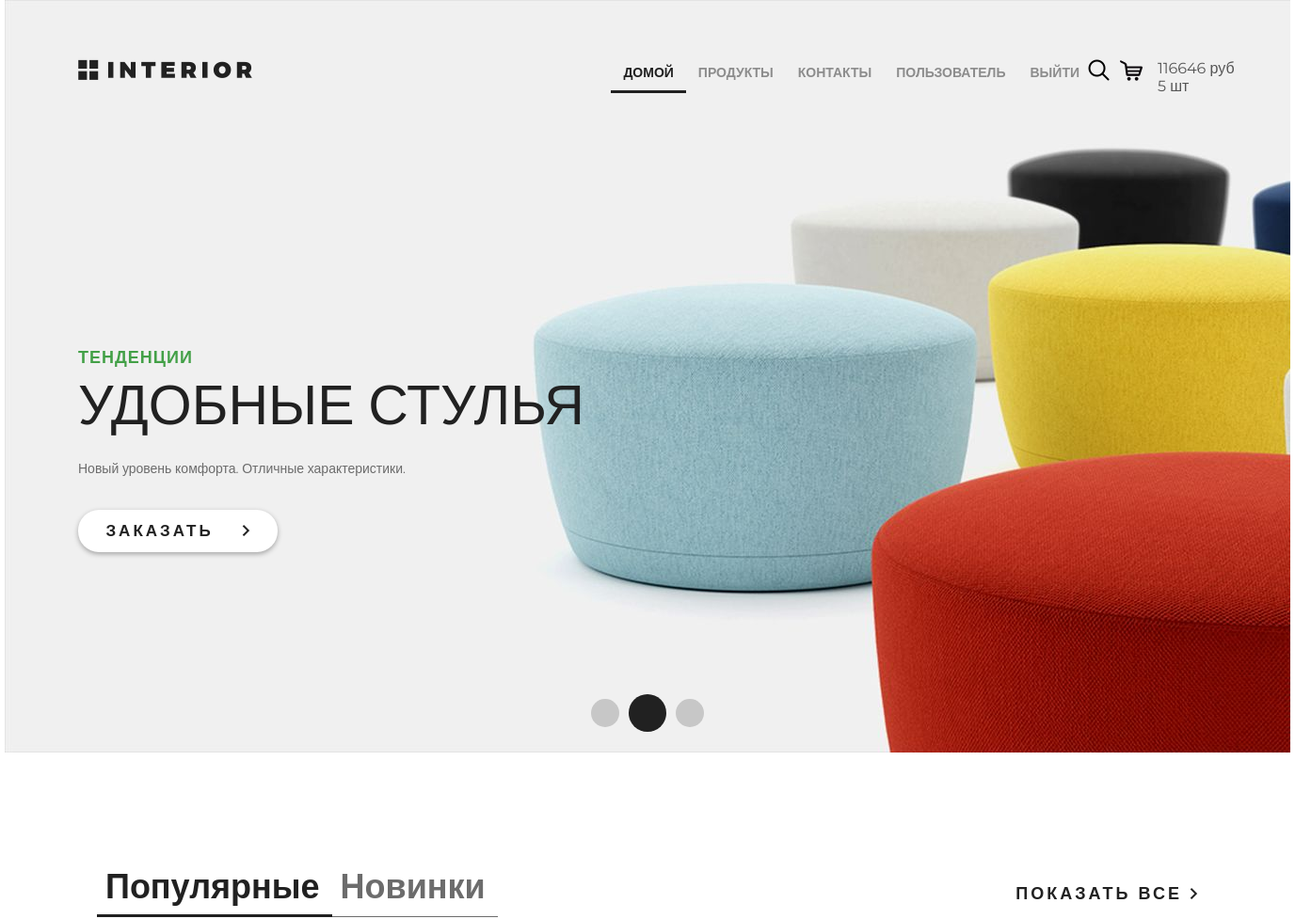
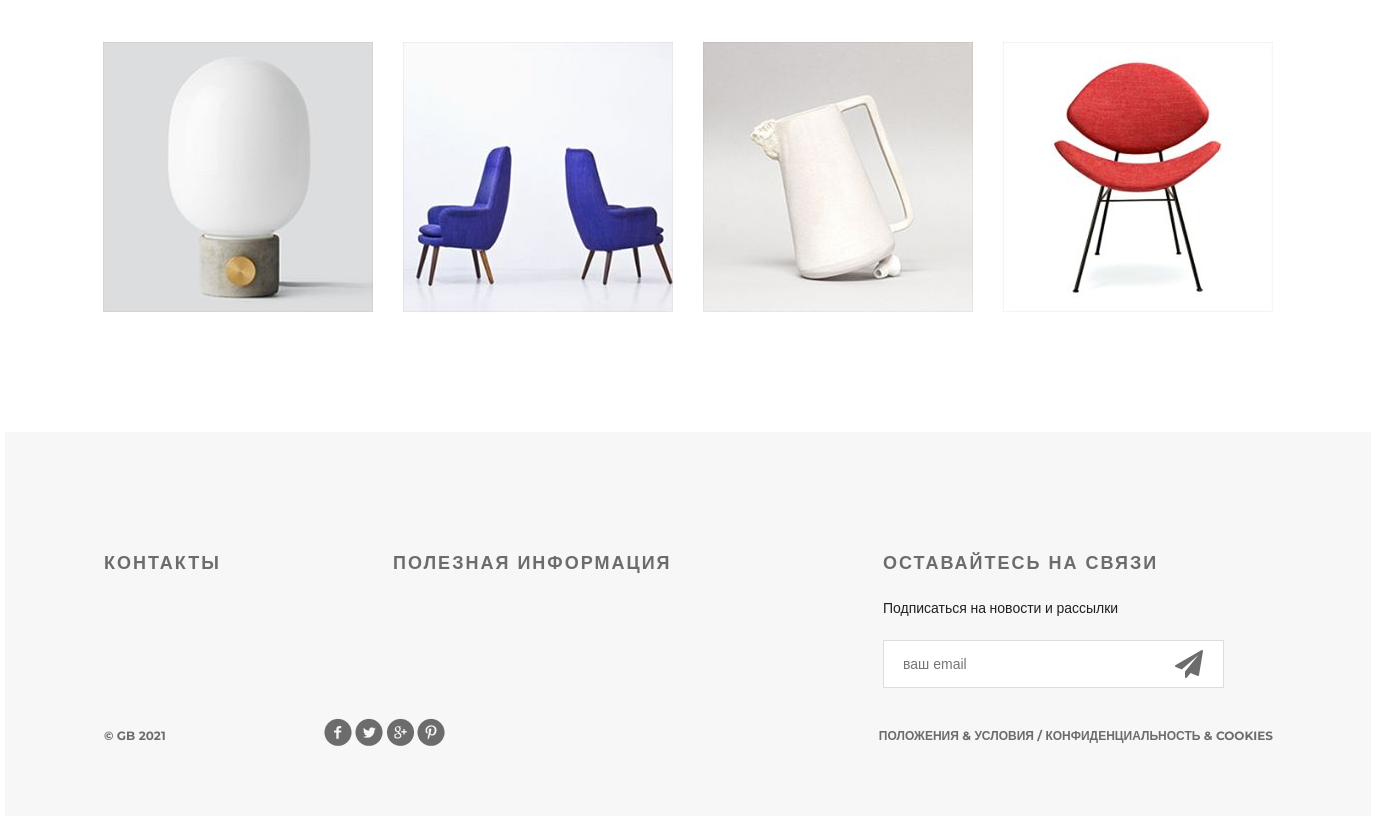
Page / (signed in) on the committed database (2 pictures, top to bottom).
### authapp/models.py (models this page shows)
class ShopUser(AbstractUser):
    avatar = models.ImageField(upload_to='users_avatars', blank=True, verbose_name='Аватар')
    age = models.PositiveSmallIntegerField(verbose_name='Возраст')

### basketapp/models.py (models this page shows)
class Basket(models.Model):
    user = models.ForeignKey(settings.AUTH_USER_MODEL, on_delete=models.CASCADE, related_name='basket')
    product = models.ForeignKey(Product, on_delete=models.CASCADE)
    quantity = models.PositiveSmallIntegerField(default=0)
    add_datetime = models.DateField(auto_now_add=True)
    @property
    def products_cost(self):
        return self.quantity * self.product.price
    @property
    def total_quantity(self):
        _items = Basket.objects.filter(user=self.user)
        return sum(list(map(lambda x: x.quantity, _items)))
    @property
    def total_cost(self):
        _items = Basket.objects.filter(user=self.user)
        return sum(list(map(lambda x: x.products_cost, _items)))

### mainapp/models.py (models this page shows, shortened)
class Product(models.Model):
    category = models.ForeignKey(ProductCategory, on_delete=models.CASCADE, verbose_name='Категория')
    name = models.CharField(max_length=128, verbose_name='Название')
    image = models.ImageField(upload_to='products', blank=True,verbose_name='Картинка')
    short_desc = models.CharField(max_length=255, verbose_name='Краткое описание')
    description = models.TextField(verbose_name='Описание')
    price = models.DecimalField(decimal_places=2, max_digits=10, default=0, verbose_name='Цена')
    quantity = models.PositiveSmallIntegerField(default=0, verbose_name='Количество')

### mainapp/views.py (the view)
# urls.py: path('', views.index, name='main'),
def index(request):
    context = {
        'title': 'Главная',
        'products': Product.objects.all()[:4],
        'basket': get_basket(request.user)
    }
    return render(request, 'mainapp/index.html', context=context)

### mainapp/views.py (called while the page is built)
def get_basket(user):
    if user.is_authenticated:
        return Basket.objects.filter(user=user)
    return None

### mainapp/templates/mainapp/index.html (shortened to what this page needs)
{% extends 'mainapp/base.html' %}
{% load static %}
{% block menu %}
    <div class="slider">
        <div class="header clearfix">
                {% include 'mainapp/includes/inc_main_menu.html' %}
        </div>
        <div class="text-slider">
            <h3 class="green">тенденции</h3>
            <h3 class="big"> удобные стулья</h3>
            <p>Новый уровень комфорта. Отличные характеристики.</p>
            <a href="#" class="button-order">заказать <img src="{% static 'img/arrow.png' %}" alt=""></a>
        </div>
        <div class="navi">
            <a href="#"></a><a href="#"></a><a href="#"></a>
        </div>
    </div>
{% endblock %}
{% block content %}
    <div class="featured">
        <div class="featured-menu">
            <a class="active" href="#">Популярные</a><a href="#">Новинки</a>
        </div>
        <a class="explore" href="#">показать все <img src="{% static 'img/arrow.png' %}" alt=""></a>
        <div class="clearfix">
        </div>
        <div class="tab-content">
            {% for product in products %}
                <div class="block">
                    <a href="{% url 'products:product' product.pk %}">
                        <img src="/media/{{ product.image }}" alt="">
                    </a>
                </div>
            {% endfor %}
        </div>
    </div>
{% endblock %}

### mainapp/templates/mainapp/includes/inc_main_menu.html
 <a href="{% url 'main' %} }" class="logo"></a>
<ul class="menu">
<li><a href="{% url 'main' %}"
       {% if request.resolver_match.url_name == 'main' %}class="active"{% endif %}>
    домой
</a></li>
<li><a href="{% url 'products:products' %}"
       {% if request.resolver_match.url_name == 'products' %}class="active"{% endif %}>
    продукты
</a></li>
<li><a href="{% url 'contact' %}"
       {% if request.resolver_match.url_name == 'contact' %}class="active"{% endif %}>
    контакты
</a></li>
{% if user.is_authenticated %}
    <li><a href="{% url 'auth:edit' %}">{{ user.first_name|default:'Пользователь' }}</a></li>
    <li><a href="{% url 'auth:logout' %}">Выйти</a></li>
{% else %}
    <li><a href="{% url 'auth:register' %}">Регистрация</a></li>
    <li><a href="{% url 'auth:login' %}">Войти</a></li>
{% endif %}
  </ul>
<a href="#" class="search"></a>
<a href="{% url 'basket:basket' %}" class="basket">
    {% if basket %}
        {{ basket.0.total_cost|floatformat:0 }} руб <br>
        {{ basket.0.total_quantity }} шт
    {% endif %}
</a>

### static/style.css (style rules this page uses)
* { margin: 0; padding: 0; }
body { font-family: 'Montserrat', sans-serif; }
html, body { height: 100%; }
.slider { height: 800px; background-image: url(/static/img/slider.jpg); padding-left: 78px; padding-right: 211px; position: relative; }
.logo { background-image: url(/static/img/logo.png); margin-top: 63px; width: 185px; height: 22px; float: left; }
.menu { list-style-type: none; margin-top: 67px; float: right; }
.menu li { float: left; }
.menu a { color: #8c8c8c; font-size: 14px; font-weight: 700; text-align: right; text-transform: uppercase; text-decoration: none; padding: 10px 13px; }
.menu .active { color: #212121; font-weight: 700; border-bottom: 3px solid #212121; }
.search { display: block; width: 23px; height: 23px; background-image: url(/static/img/search.png); position: absolute; top: 63px; left: 1151px; }
.basket { display: block; width: 100px; height: 23px; background-image: url(/static/img/basket.png); position: absolute; top: 63px; left: 1185px; text-decoration: none; color: #555; padding-left: 40px; background-repeat: no-repeat; }
.clearfix:after { content: ""; display: block; clear: both; }
.text-slider { margin-top: 288px; position: absolute; }
.text-slider p { color: #6c6c6c; font-size: 14px; text-align: left; width: 458px; line-height: 24px; }
.button-order { background-color: #ffffff; box-shadow: 0px 2px 4.85px 0.15px rgba(33, 33, 33, 0.35); width: 212px; height: 45px; display: block; text-transform: uppercase; text-align: center; border-radius: 22px; text-decoration: none; color: #212121; font-size: 17px; font-weight: 700; line-height: 45px; margin-top: 32px; letter-spacing: 3px; }
.button-order img { padding-left: 22px; }
.green { text-transform: uppercase; color: #43a047; font-size: 18px; font-weight: 700; text-align: left; margin-bottom: 22px; line-height: 13px; letter-spacing: 1px; }
.big { color: #212121; font-size: 59px; line-height: 43px; text-transform: uppercase; font-weight: 100; margin-bottom: 34px; }
.navi { position: absolute; bottom: 22px; right: 618px; display: flex; width: 130px; height: 40px; justify-content: space-between; align-items: center; }
.navi a { display: block; width: 30px; height: 30px; border-radius: 50%; background-color: rgba(33, 33, 33, 0.2); float: left; margin: 0px 5px; }
.navi a:nth-child(2) { display: block; width: 40px; height: 40px; border-radius: 50%; background-color: #212121; float: left; margin: 0px; }
.featured { padding-left: 98px; padding-right: 98px; }
.featured-menu { margin-top: 120px; width: 300px; height: 49px; float: left; }
.featured-menu a { color: #6c6c6c; font-size: 36px; font-weight: 700; text-align: left; text-decoration: none; border-bottom: 1px solid #6c6c6c; padding-bottom: 10px; padding-right: 13px; padding-left: 9px; }
.featured-menu .active { font-size: 36px; font-weight: 700; text-align: left; color: #212121; border-bottom: 3px solid #212121; padding-bottom: 8px; }
.explore { text-transform: uppercase; color: #212121; font-size: 18px; font-weight: 700; line-height: 24px; text-align: center; float: right; margin-top: 138px; letter-spacing: 3px; text-decoration: none; }
.tab-content { margin-top: 50px; display: flex; justify-content: space-between; margin-bottom: 120px; }
.tab-content .block { height: 270px; width: 270px; position: relative; }

### rows in the picture
ShopUser: first_name "ПОЛЬЗОВАТЕЛЬ"
Basket: user+quantity+product "116646", user+quantity "5"
Product: image (picture)
Product: image (picture)
Product: image (picture)
Product: image (picture)
